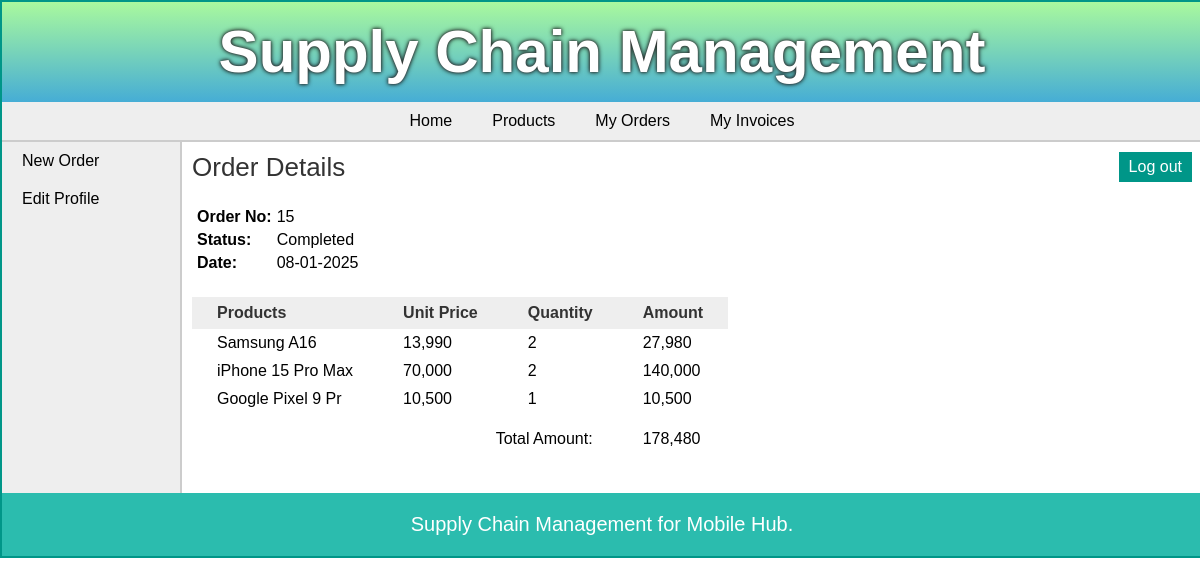
/retailer/view_order_items.php?id=15 (signed in), run on the app's committed database.
### tables this page shows
CREATE TABLE `orders` (
  `order_id` int(11) NOT NULL,
  `date` date NOT NULL,
  `retailer_id` int(11) NOT NULL,
  `approved` tinyint(1) NOT NULL,
  `status` tinyint(1) NOT NULL,
  `total_amount` int(10) NOT NULL
);

CREATE TABLE `order_items` (
  `order_items_id` int(11) NOT NULL,
  `order_id` int(11) NOT NULL,
  `pro_id` int(11) NOT NULL,
  `quantity` int(11) NOT NULL
);

CREATE TABLE `products` (
  `pro_id` int(11) NOT NULL,
  `pro_name` varchar(25) NOT NULL,
  `pro_desc` text DEFAULT NULL,
  `pro_price` int(18) NOT NULL,
  `unit` int(11) NOT NULL,
  `pro_cat` int(11) NOT NULL,
  `quantity` int(11) DEFAULT NULL
);

### retailer/view_order_items.php (the view, shortened to what this page needs)
<?php
	require("../includes/config.php");
	if(isset($_SESSION['manufacturer_login']) || isset($_SESSION['admin_login']) || isset($_SESSION['retailer_login'])) {
			$order_id = $_GET['id'];
			$query_selectOrderItems = "SELECT *,order_items.quantity AS quantity FROM orders,order_items,products WHERE order_items.order_id='$order_id' AND order_items.pro_id=products.pro_id AND order_items.order_id=orders.order_id";
			$result_selectOrderItems = mysqli_query($con,$query_selectOrderItems);
			$query_selectOrder = "SELECT date,status FROM orders WHERE order_id='$order_id'";
			$result_selectOrder = mysqli_query($con,$query_selectOrder);
			$row_selectOrder = mysqli_fetch_array($result_selectOrder);
		}
		else {
			header('Location:../index.php');
		}
?>
<!DOCTYPE html>
<html>
<head>
	<link rel="stylesheet" href="../includes/main_style.css" >
</head>
<body>
	<?php
		include("../includes/header.inc.php");
		include("../includes/nav_retailer.inc.php");
		include("../includes/aside_retailer.inc.php");
	?>
	<section>
		<h1>Order Details</h1>
		<table class="table_infoFormat">
		<tr>
			<td> Order No: </td>
			<td> <?php echo $order_id; ?> </td>
		</tr>
		<tr>
			<td> Status: </td>
			<td>
			<?php
				if($row_selectOrder['status'] == 0) {
					echo "Pending";
				}
				else {
					echo "Completed";
				}
			?>
			</td>
		</tr>
		<tr>
			<td> Date: </td>
			<td> <?php echo date("d-m-Y",strtotime($row_selectOrder['date'])); ?> </td>
		</tr>
		</table>
		<form action="" method="POST" class="form">
		<table class="table_invoiceFormat">
			<tr>
				<th> Products </th>
				<th> Unit Price </th>
				<th> Quantity </th>
				<th> Amount </th>
			</tr>
			<?php $i=1; while($row_selectOrderItems = mysqli_fetch_array($result_selectOrderItems)) { ?>
			<tr>
				<td> <?php echo $row_selectOrderItems['pro_name']; ?> </td>
				<td> <?php echo number_format($row_selectOrderItems['pro_price'], 0); ?> </td>
				<td> <?php echo $row_selectOrderItems['quantity']; ?> </td>
				<td> <?php echo number_format($row_selectOrderItems['quantity']*$row_selectOrderItems['pro_price'], 0); ?> </td>
			</tr>
			<?php $i++; } ?>
			<tr style="height:40px;vertical-align:bottom;">
				<td colspan="3" style="text-align:right;"> Total Amount: </td>
				<td>
				<?php
					$total_amount = 0;
					mysqli_data_seek($result_selectOrderItems, 0);
					while ($row = mysqli_fetch_array($result_selectOrderItems)) {
						$total_amount += $row['quantity'] * $row['pro_price'];
					}
					echo number_format($total_amount, 0);
				?>
				</td>
			</tr>
		</table>
		</form>
	</section>
	<?php
		include("../includes/footer.inc.php");
	?>
</body>
</html>

### includes/main_style.css (style rules this page uses)
* { font-family: arial,sans-serif; margin:0px; padding:0px; }
body { width:1200px; margin:auto; border:2px solid #009688; }
section { width:1000px; padding:10px; padding-bottom:40px; }
section h1 { margin-bottom:10px; font-weight:normal; color:#333; font-size: 26px; }
table { border-collapse: collapse; }
.table_invoiceFormat th { background-color:#eee; color:#333; padding: 7px 25px; }
.table_invoiceFormat tr { border:none; }
.table_invoiceFormat td,.table_invoiceFormat tr { padding: 5px 25px; text-align: left; }
.table_infoFormat { margin:20px 5px 25px; }
.table_infoFormat td { padding:5px 5px 0px 0px; }
.table_infoFormat td:first-child { font-weight:bold; }

### data on the page
orders: date "08-01-2025"
order_items: pro.pro_name "Samsung A16", pro.pro_price "13,990", quantity "2", quantity.pro_price "27,980"
order_items: pro.pro_name "iPhone 15 Pro Max", pro.pro_price "70,000", quantity "2", quantity.pro_price "140,000"
order_items: pro.pro_name "Google Pixel 9 Pr", pro.pro_price "10,500", quantity "1", quantity.pro_price "10,500"

### other printed values
$order_id "15"
$total_amount "178,480"
